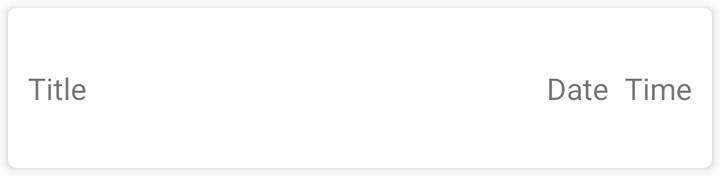
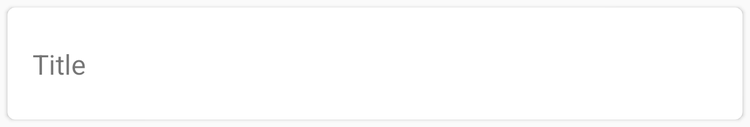

First picture: res/layout/ on a phone held upright. Second picture: the repository's own variant of that layout, on a device whose configuration matches the variant's folder. Source for both follows.
<!-- AndroidManifest.xml: application theme AppTheme -->
<!-- res/layout/thought_item.xml -->
<?xml version="1.0" encoding="utf-8"?>
<androidx.cardview.widget.CardView
    xmlns:android="http://schemas.android.com/apk/res/android"
    xmlns:app="http://schemas.android.com/apk/res-auto"
    xmlns:card_view="http://schemas.android.com/apk/res-auto"
    app:layout_constraintStart_toStartOf="parent"
    app:layout_constraintEnd_toEndOf="parent"
    app:layout_constraintTop_toTopOf="parent"
    android:id="@+id/cardview_thought_item"
    android:layout_width="match_parent"
    android:layout_height="@dimen/thought_item_height"
    android:layout_margin="4dp"
    card_view:cardElevation="2dp"
    card_view:cardCornerRadius="4dp" >

    <androidx.constraintlayout.widget.ConstraintLayout
        android:id="@+id/cardview_constraint_layout"
        android:layout_width="match_parent"
        android:layout_height="match_parent"
        >

        <TextView
            android:id="@+id/cardview_textview_title"
            android:layout_width="0dp"
            android:layout_height="wrap_content"
            android:layout_marginTop="8dp"
            android:layout_marginBottom="8dp"
            android:layout_marginEnd="8dp"
            android:layout_marginStart="10dp"
            android:maxLines="1"
            android:text="Title"
            style="@style/ThoughtItemText"
            android:transitionName="@string/title_transition"
            app:layout_constraintBottom_toBottomOf="parent"
            app:layout_constraintEnd_toStartOf="@id/cardview_textview_date"
            app:layout_constraintHorizontal_bias="0"
            app:layout_constraintStart_toStartOf="parent"
            app:layout_constraintTop_toTopOf="parent"
            android:ellipsize="end"
            />

        <TextView
            style="@style/ThoughtItemText"
            android:id="@+id/cardview_textview_date"
            android:layout_margin="8dp"
            android:layout_width="wrap_content"
            android:layout_height="wrap_content"
            app:layout_constraintEnd_toStartOf="@id/cardview_textview_time"
            app:layout_constraintTop_toTopOf="parent"
            app:layout_constraintBottom_toBottomOf="parent"
            android:text="Date"/>



        <TextView
            style="@style/ThoughtItemText"
            android:id="@+id/cardview_textview_time"
            android:layout_width="wrap_content"
            android:layout_height="wrap_content"
            android:layout_marginTop="8dp"
            android:layout_marginBottom="8dp"
            android:layout_marginEnd="10dp"
            android:layout_marginStart="8dp"
            android:text="Time"
            app:layout_constraintBottom_toBottomOf="parent"
            app:layout_constraintEnd_toEndOf="parent"
            app:layout_constraintTop_toTopOf="parent" />

    </androidx.constraintlayout.widget.ConstraintLayout>



</androidx.cardview.widget.CardView>
<!-- resources referenced by this layout -->
<resources>
  <dimen name="thought_item_height">80dp</dimen>
  <string name="title_transition">titleTransition</string>
  <style name="ThoughtItemText">
          <item name="android:textSize">15sp</item>
      </style>
  <style name="AppTheme" parent="Theme.AppCompat.Light.NoActionBar">
          
          <item name="colorPrimary">@color/colorPrimary</item>
          <item name="colorPrimaryDark">@color/colorPrimaryDark</item>
          <item name="colorAccent">@color/colorAccent</item>
          <item name="android:windowContentTransitions">true</item>
          <item name="windowActionModeOverlay">true</item>
      </style>
  <color name="colorPrimary">#172583</color>
  <color name="colorPrimaryDark">#050341</color>
  <color name="colorAccent">#0850CC</color>
</resources>
<!-- res/layout-large/thought_item.xml (the repository's variant of the layout above) -->
<!-- drawn on a 7-inch tablet held upright -->
<?xml version="1.0" encoding="utf-8"?>
<androidx.cardview.widget.CardView
    xmlns:android="http://schemas.android.com/apk/res/android"
    xmlns:app="http://schemas.android.com/apk/res-auto"
    xmlns:card_view="http://schemas.android.com/apk/res-auto"
    android:id="@+id/cardview_thought_item"
    android:layout_width="match_parent"
    android:layout_height="90dp"
    android:layout_margin="6dp"
    card_view:cardElevation="2dp"
    card_view:cardCornerRadius="6dp" >

    <androidx.constraintlayout.widget.ConstraintLayout
        android:id="@+id/cardview_constraint_layout"
        android:layout_width="match_parent"
        android:layout_height="match_parent"
        >

        <TextView
            android:id="@+id/cardview_textview_title"
            android:layout_width="0dp"
            android:layout_height="wrap_content"
            android:layout_marginTop="8dp"
            android:layout_marginBottom="8dp"
            android:layout_marginEnd="8dp"
            android:layout_marginStart="20dp"
            android:maxLines="1"
            android:text="Title"
            android:textSize="22sp"
            style="@style/ThoughtItemText"
            android:transitionName="@string/title_transition"
            app:layout_constraintBottom_toBottomOf="parent"
            app:layout_constraintEnd_toStartOf="@id/cardview_textview_date"
            app:layout_constraintHorizontal_bias="0"
            app:layout_constraintStart_toStartOf="parent"
            app:layout_constraintTop_toTopOf="parent"
            android:ellipsize="end"
             />

        <TextView
            style="@style/ThoughtItemText"
            android:id="@+id/cardview_textview_date"
            android:layout_margin="8dp"
            android:layout_width="wrap_content"
            android:layout_height="wrap_content"
            android:textColor="@color/white"
            android:textSize="22sp"
            app:layout_constraintEnd_toStartOf="@id/cardview_textview_time"
            app:layout_constraintTop_toTopOf="parent"
            app:layout_constraintBottom_toBottomOf="parent"
            android:text="Date"/>



        <TextView
            style="@style/ThoughtItemText"
            android:id="@+id/cardview_textview_time"
            android:layout_width="wrap_content"
            android:layout_height="wrap_content"
            android:layout_marginTop="8dp"
            android:layout_marginBottom="8dp"
            android:layout_marginEnd="20dp"
            android:layout_marginStart="8dp"
            android:text="Time"
            android:textColor="@color/white"
            android:textSize="22sp"
            app:layout_constraintBottom_toBottomOf="parent"
            app:layout_constraintEnd_toEndOf="parent"
            app:layout_constraintTop_toTopOf="parent" />

    </androidx.constraintlayout.widget.ConstraintLayout>



</androidx.cardview.widget.CardView>
<!-- resources referenced by the variant -->
<!-- as a 7-inch tablet held upright resolves them -->
<resources>
  <color name="white">#FFFFFF</color>
  <string name="title_transition">titleTransition</string>
  <style name="ThoughtItemText">
          <item name="android:textSize">15sp</item>
      </style>
  <style name="AppTheme" parent="Theme.AppCompat.Light.NoActionBar">
          
          <item name="colorPrimary">@color/colorPrimary</item>
          <item name="colorPrimaryDark">@color/colorPrimaryDark</item>
          <item name="colorAccent">@color/colorAccent</item>
          <item name="android:windowContentTransitions">true</item>
          <item name="windowActionModeOverlay">true</item>
      </style>
  <color name="colorPrimary">#172583</color>
  <color name="colorPrimaryDark">#050341</color>
  <color name="colorAccent">#0850CC</color>
</resources>
